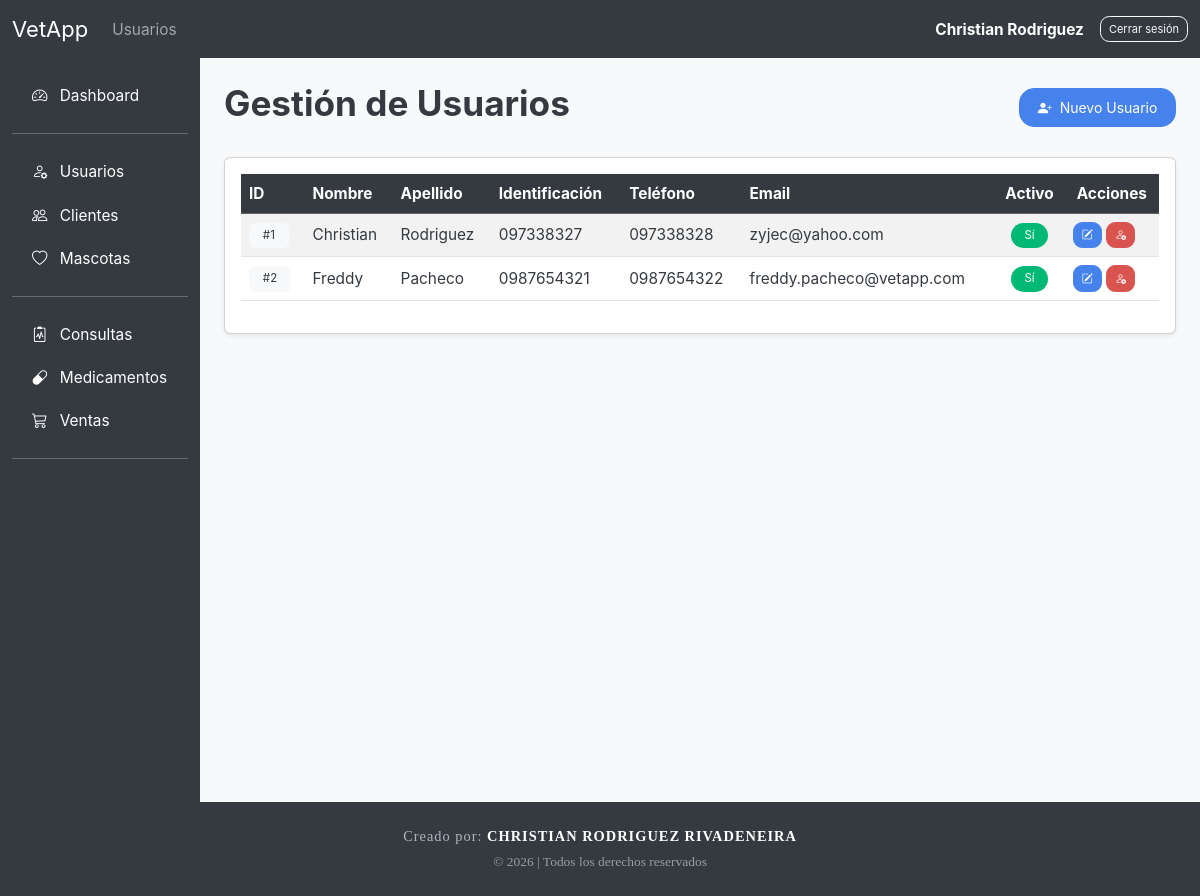
The app's page /public/users.php (signed in) with its own data.
### tables this page shows
CREATE TABLE users (
    id_user INT AUTO_INCREMENT PRIMARY KEY,
    email VARCHAR(100) UNIQUE NOT NULL,
    password VARCHAR(255) NOT NULL,

    name VARCHAR(100) NOT NULL,
    middlename VARCHAR(100),
    lastname1 VARCHAR(100) NOT NULL,
    lastname2 VARCHAR(100),
    identification VARCHAR(20) UNIQUE NOT NULL,

    phone VARCHAR(20),
    active BOOLEAN DEFAULT TRUE,
    created_at TIMESTAMP DEFAULT CURRENT_TIMESTAMP
);

### app/controllers/users/UserController.php (called while the page is built, shortened)
<?php
require_once __DIR__ . '/../BaseController.php';
require_once __DIR__ . '/../../repositories/UserRepository.php';
class UserController extends BaseController
{
    public function index(): void
    {
        $users = $this->userRepository->findAll();
        require_once __DIR__ . '/../../views/users/index.php';
    }
}
?>

### app/helpers/auth.php (called while the page is built, shortened)
<?php
function userRoles():array {
    return $_SESSION['user']['roles'] ?? [];
}
function hasRole(string $role): bool {
    return in_array($role, userRoles(), true);
}
function currentUser(): ?array {
    return $_SESSION['user'] ?? null;
}

### app/repositories/UserRepository.php (called while the page is built, shortened)
<?php
require_once __DIR__ . '/../config/Database.php';
class UserRepository
{
    private PDO $db;
    public function __construct(PDO $db)
    {
        $this->db = $db;
    }
    public function findAll(): array
    {
        $stmt = $this->db->query("SELECT * FROM users");
        return $stmt->fetchAll(PDO::FETCH_ASSOC);
    }
}

### app/controllers/BaseController.php (called while the page is built, shortened)
<?php
require_once __DIR__ . '/../config/Database.php';
require_once __DIR__ . '/../repositories/UserRepository.php';
class BaseController
{
    public function __construct()
    {
        $this->db = Database::getInstance()->getConnection();
        $this->userRepository = new UserRepository($this->db);
    }
}

### app/config/Database.php (called while the page is built)
<?php
class Database{
    private static $instance = null;
    private $connection;
    private $host = 'localhost';
    private $db = 'vetapp';
    private $user = 'root';
    private $pass = '';
    private $charset = 'utf8mb4';
    private function __construct(){
        try {
            $dsn = "mysql:host={$this->host};dbname={$this->db};charset={$this->charset}";
            $options = [
                PDO::ATTR_ERRMODE => PDO::ERRMODE_EXCEPTION,
                PDO::ATTR_DEFAULT_FETCH_MODE => PDO::FETCH_ASSOC,
                PDO::ATTR_EMULATE_PREPARES => false,
            ];
            $this->connection = new PDO($dsn, $this->user, $this->pass, $options);
        } catch (PDOException $e) {
            die('Database connection error');
        }
    }
    public static function getInstance(){
        if (self::$instance === null) {
            self::$instance = new self();
        }
        return self::$instance;
    }
    public function getConnection(){
        return $this->connection;
    }
}
?>

### app/views/users/index.php (the view, shortened to what this page needs)
<?php
require_once __DIR__ . '/../layouts/header.php';
require_once __DIR__ . '/../layouts/navbar.php';
?>
<div class="container-fluid">
    <div class="row">
        <?php require_once __DIR__ . '/../layouts/aside.php'; ?>
        <main class="col-md-9 ms-sm-auto col-lg-10 px-md-4 pt-4">
            <div class="d-flex justify-content-between align-items-center mb-4">
                <h2 class="">Gestión de Usuarios</h2>
                <a href="/vetapp/public/users.php?action=create" class="btn btn-primary">
                    <i class="bi bi-person-plus-fill me-1"></i> Nuevo Usuario
                </a>
            </div>
            <div class="card shadow-sm">
                <div class="card-body">
                    <div class="table-responsive">
                        <table class="table table-hover table-striped align-middle">
                            <thead class="table-dark">
                                <tr>
                                    <th>ID</th>
                                    <th>Nombre</th>
                                    <th>Apellido</th>
                                    <th>Identificación</th>
                                    <th>Teléfono</th>
                                    <th>Email</th>
                                    <th class="text-center">Activo</th>
                                    <th class="text-center">Acciones</th>
                                </tr>
                            </thead>
                            <tbody>
                                <?php foreach ($users as $user): ?>
                                    <tr>
                                        <td><span class="badge bg-light text-dark">#<?= $user['id_user'] ?></span></td>
                                        <td><?= htmlspecialchars($user['name']) ?></td>
                                        <td><?= htmlspecialchars($user['lastname1']) ?></td>
                                        <td><?= htmlspecialchars($user['identification']) ?></td>
                                        <td><?= htmlspecialchars($user['phone']) ?></td>
                                        <td><?= htmlspecialchars($user['email']) ?></td>
                                        <td class="text-center">
                                            <?php if ($user['active']): ?>
                                                <span class="badge rounded-pill bg-success">Sí</span>
                                            <?php else: ?>
                                                <span class="badge rounded-pill bg-danger">No</span>
                                            <?php endif; ?>
                                        </td>
                                        <td>
                                            <a href="<?= BASE_URL ?>users.php?action=edit&id=<?= $user['id_user'] ?>"
                                                class="btn btn-sm btn-primary">
                                                <i class="bi bi-pencil-square"></i>
                                            </a>
                                            <a href="<?= BASE_URL ?>users.php?action=deactivate&id=<?= $user['id_user'] ?>"
                                                class="btn btn-sm btn-danger btn-delete" data-name="<?= $user['name'] ?>">
                                                <i class="bi bi-person-x"></i>
                                            </a>
                                        </td>
                                    </tr>
                                <?php endforeach; ?>
                            </tbody>
                        </table>
                    </div>
                </div>
            </div>
        </main>
    </div>
</div>
<?php require_once __DIR__ . '/../layouts/footer.php'; ?>

### public/users.php (shortened to what this page needs)
<?php
require_once __DIR__ . '/../app/controllers/users/UserController.php';
$controller = new UserController();
$action = $_GET['action'] ?? 'index';
switch ($action) {
    default:
        $controller->index();
}

### app/views/layouts/header.php (shortened to what this page needs)
<?php
require_once __DIR__ . '/../../helpers/auth.php';
?>
<!DOCTYPE html>
<html lang="es">
<head>
    <link rel="stylesheet" href="<?= BASE_URL ?>css/bootstrap.min.css">
    <link href="https://cdn.jsdelivr.net/npm/bootstrap-icons@1.11.3/font/bootstrap-icons.css" rel="stylesheet">
</head>
<body class="bg-light"></body>

### app/views/layouts/navbar.php (shortened to what this page needs)
<?php
$currentUser = currentUser() ?? [];
?>
<nav class="navbar navbar-expand-lg navbar-dark bg-dark">
    <div class="container-fluid">
    <a class="navbar-brand" href="<?= BASE_URL ?>dashboard.php">VetApp</a>
        <div class="collapse navbar-collapse" id="vetNavbar">
            <ul class="navbar-nav me-auto mb-2 mb-lg-0">
                <?php if (hasRole('admin')): ?>
                    <li class="nav-item">
                        <a class="nav-link" href="<?= BASE_URL ?>users.php">Usuarios</a>
                    </li>
                <?php endif; ?>
            </ul>
            <span class="navbar-text me-3 text-white">
                <strong>
                    <?php echo ($currentUser['name']) . ' ' .($currentUser['lastname1']);?>
                </strong>
            </span>
            <button type="button" class="btn btn-outline-light btn-sm" data-bs-toggle="modal"
                data-bs-target="#logoutModal">
                Cerrar sesión
            </button>
        </div>
    </div>
</nav>

### app/views/layouts/aside.php (shortened to what this page needs)
<div class="col-md-3 col-lg-2 d-md-block bg-dark sidebar collapse" id="sidebarMenu">
    <div class="position-sticky pt-3">
        <ul class="nav flex-column">
            <li class="nav-item">
                <a class="nav-link text-white" href="<?= BASE_URL ?>dashboard.php">
                    <i class="bi bi-speedometer2 me-2"></i> Dashboard
                </a>
            </li>
            <hr class="text-white">
            <?php if (hasRole('admin') || hasRole('veterinarian')): ?>
                <li class="nav-item">
                    <a class="nav-link text-white" href="<?= BASE_URL ?>users.php">
                        <i class="bi bi-person-gear me-2"></i> Usuarios
                    </a>
                </li>
                <li class="nav-item">
                    <a class="nav-link text-white" href="<?= BASE_URL ?>clients.php">
                        <i class="bi bi-people me-2"></i> Clientes
                    </a>
                </li>
                <li class="nav-item">
                    <a class="nav-link text-white" href="<?= BASE_URL ?>pets.php">
                        <i class="bi bi-heart me-2"></i> Mascotas
                    </a>
                </li>
            <?php endif; ?>
            <hr class="text-white">
            <?php if (hasRole('veterinarian') || hasRole('admin')): ?>
                <li class="nav-item">
                    <a class="nav-link text-white active" href="<?= BASE_URL ?>consultations.php">
                        <i class="bi bi-clipboard2-pulse me-2"></i> Consultas
                    </a>
                </li>
            <?php endif; ?>
            <?php if (hasRole('veterinarian') || hasRole('admin') || hasRole('pharmacy')): ?>
                <li class="nav-item">
                    <a class="nav-link text-white" href="<?= BASE_URL ?>medications.php">
                        <i class="bi bi-capsule me-2"></i> Medicamentos
                    </a>
                </li>
                <li class="nav-item">
                    <a class="nav-link text-white" href="<?= BASE_URL ?>sales.php">
                        <i class="bi bi-cart3 me-2"></i> Ventas
                    </a>
                </li>
            <?php endif; ?>
        </ul>
        <hr class="text-white">
    </div>
</div>

### app/views/layouts/footer.php (shortened to what this page needs)
<footer class="bg-dark text-white py-4 mt-auto">
    <div class="container text-center">
        <p class="mb-0 text-secondary" style="letter-spacing: 1px; font-size: 0.9rem;">
            Creado por: <span class="text-white fw-bold text-uppercase">Christian Rodriguez Rivadeneira</span>
        </p>
        <p class="mb-0 mt-1 small text-white-50">
            &copy; <?= date("Y"); ?> | Todos los derechos reservados
        </p>
    </div>
</footer>
</body>
</html>

### app/views/layouts/aside.php (style rules this page uses)
.sidebar { min-height: calc(100vh - 56px); position: sticky; top: 56px; }
.sidebar .nav-link { padding: 10px 20px; }

### records on screen
users: name "Christian", lastname1 "Rodriguez", id_user "1", identification "097338327", phone "097338328", email "zyjec@yahoo.com", active "Sí"
users: id_user "2", name "Freddy", lastname1 "Pacheco", identification "0987654321", phone "0987654322", email "freddy.pacheco@vetapp.com", active "Sí"
